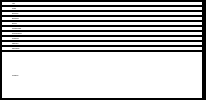
           <widget class="QFrame" name="frame">
            <property name="sizePolicy">
             <sizepolicy hsizetype="Preferred" vsizetype="Maximum">
              <horstretch>0</horstretch>
              <verstretch>0</verstretch>
             </sizepolicy>
            </property>
            <property name="styleSheet">
             <string notr="true">background-color: black;</string>
            </property>
            <property name="frameShape">
             <enum>QFrame::StyledPanel</enum>
            </property>
            <property name="frameShadow">
             <enum>QFrame::Raised</enum>
            </property>
            <layout class="QGridLayout" name="gridLayout_2">
             <property name="leftMargin">
              <number>1</number>
             </property>
             <property name="topMargin">
              <number>1</number>
             </property>
             <property name="rightMargin">
              <number>1</number>
             </property>
             <property name="bottomMargin">
              <number>1</number>
             </property>
             <property name="spacing">
              <number>2</number>
             </property>
             <item row="6" column="1">
              <widget class="EditableLine" name="Address" native="true">
               <property name="styleSheet">
                <string notr="true">background-color: white; padding-left: 10px;</string>
               </property>
              </widget>
             </item>
             <item row="8" column="1">
              <widget class="EditableLine" name="MaritialStatus" native="true">
               <property name="styleSheet">
                <string notr="true">background-color: white; padding-left: 10px;</string>
               </property>
              </widget>
             </item>
             <item row="7" column="0">
              <widget class="QLabel" name="TownZipLabel">
               <property name="sizePolicy">
                <sizepolicy hsizetype="Minimum" vsizetype="Minimum">
                 <horstretch>0</horstretch>
                 <verstretch>0</verstretch>
                </sizepolicy>
               </property>
               <property name="minimumSize">
                <size>
                 <width>200</width>
                 <height>0</height>
                </size>
               </property>
               <property name="font">
                <font>
                 <family>Times New Roman,Times,serif</family>
                 <pointsize>-1</pointsize>
                </font>
               </property>
               <property name="styleSheet">
                <string notr="true">background-color: white; padding: 0 10px;</string>
               </property>
               <property name="text">
                <string>Postletzahl/Ort</string>
               </property>
               <property name="alignment">
                <set>Qt::AlignLeading|Qt::AlignLeft|Qt::AlignVCenter</set>
               </property>
              </widget>
             </item>
             <item row="8" column="0">
              <widget class="QLabel" name="MaritialStatusLabel">
               <property name="sizePolicy">
                <sizepolicy hsizetype="Minimum" vsizetype="Minimum">
                 <horstretch>0</horstretch>
                 <verstretch>0</verstretch>
                </sizepolicy>
               </property>
               <property name="minimumSize">
                <size>
                 <width>200</width>
                 <height>0</height>
                </size>
               </property>
               <property name="font">
                <font>
                 <family>Times New Roman,Times,serif</family>
                 <pointsize>-1</pointsize>
                </font>
               </property>
               <property name="styleSheet">
                <string notr="true">background-color: white; padding: 0 10px;</string>
               </property>
               <property name="text">
                <string>Familienstand</string>
               </property>
               <property name="alignment">
                <set>Qt::AlignLeading|Qt::AlignLeft|Qt::AlignVCenter</set>
               </property>
              </widget>
             </item>
             <item row="2" column="1">
              <widget class="EditableLine" name="Birthname" native="true">
               <property name="styleSheet">
                <string notr="true">background-color: white; padding-left: 10px;</string>
               </property>
              </widget>
             </item>
             <item row="0" column="0">
              <widget class="QLabel" name="NameLabel">
               <property name="sizePolicy">
                <sizepolicy hsizetype="Minimum" vsizetype="Minimum">
                 <horstretch>0</horstretch>
                 <verstretch>0</verstretch>
                </sizepolicy>
               </property>
               <property name="minimumSize">
                <size>
                 <width>200</width>
                 <height>0</height>
                </size>
               </property>
               <property name="font">
                <font>
                 <family>Times New Roman,Times,serif</family>
                 <pointsize>-1</pointsize>
                </font>
               </property>
               <property name="styleSheet">
                <string notr="true">background-color: white; padding: 0 10px;</string>
               </property>
               <property name="text">
                <string>Name</string>
               </property>
               <property name="alignment">
                <set>Qt::AlignLeading|Qt::AlignLeft|Qt::AlignVCenter</set>
               </property>
              </widget>
             </item>
             <item row="9" column="1">
              <widget class="EditableLine" name="Phone" native="true">
               <property name="styleSheet">
                <string notr="true">background-color: white; padding-left: 10px;</string>
               </property>
              </widget>
             </item>
             <item row="4" column="0">
              <widget class="QLabel" name="PlaceOfBirthLabel">
               <property name="sizePolicy">
                <sizepolicy hsizetype="Minimum" vsizetype="Minimum">
                 <horstretch>0</horstretch>
                 <verstretch>0</verstretch>
                </sizepolicy>
               </property>
               <property name="minimumSize">
                <size>
                 <width>200</width>
                 <height>0</height>
                </size>
               </property>
               <property name="font">
                <font>
                 <family>Times New Roman,Times,serif</family>
                 <pointsize>-1</pointsize>
                </font>
               </property>
               <property name="styleSheet">
                <string notr="true">background-color: white; padding: 0 10px;</string>
               </property>
               <property name="text">
                <string>Geburtsort</string>
               </property>
               <property name="alignment">
                <set>Qt::AlignLeading|Qt::AlignLeft|Qt::AlignVCenter</set>
               </property>
              </widget>
             </item>
             <item row="9" column="0">
              <widget class="QLabel" name="PhoneLabel">
               <property name="sizePolicy">
                <sizepolicy hsizetype="Minimum" vsizetype="Minimum">
                 <horstretch>0</horstretch>
                 <verstretch>0</verstretch>
                </sizepolicy>
               </property>
               <property name="minimumSize">
                <size>
                 <width>200</width>
                 <height>0</height>
                </size>
               </property>
               <property name="font">
                <font>
                 <family>Times New Roman,Times,serif</family>
                 <pointsize>-1</pointsize>
                </font>
               </property>
               <property name="styleSheet">
                <string notr="true">background-color: white; padding: 0 10px;</string>
               </property>
               <property name="text">
                <string>Telefonnummer</string>
               </property>
               <property name="alignment">
                <set>Qt::AlignLeading|Qt::AlignLeft|Qt::AlignVCenter</set>
               </property>
              </widget>
             </item>
             <item row="4" column="1">
              <widget class="EditableLine" name="PlaceOfBirth" native="true">
               <property name="styleSheet">
                <string notr="true">background-color: white; padding-left: 10px;</string>
               </property>
              </widget>
             </item>
             <item row="1" column="0">
              <widget class="QLabel" name="SurnameLabel">
               <property name="sizePolicy">
                <sizepolicy hsizetype="Minimum" vsizetype="Minimum">
                 <horstretch>0</horstretch>
                 <verstretch>0</verstretch>
                </sizepolicy>
               </property>
               <property name="minimumSize">
                <size>
                 <width>200</width>
                 <height>0</height>
                </size>
               </property>
               <property name="font">
                <font>
                 <family>Times New Roman,Times,serif</family>
                 <pointsize>-1</pointsize>
                </font>
               </property>
               <property name="styleSheet">
                <string notr="true">background-color: white; padding: 0 10px;</string>
               </property>
               <property name="text">
                <string>Vorname</string>
               </property>
               <property name="alignment">
                <set>Qt::AlignLeading|Qt::AlignLeft|Qt::AlignVCenter</set>
               </property>
              </widget>
             </item>
             <item row="0" column="1">
              <widget class="EditableLine" name="Surname" native="true">
               <property name="sizePolicy">
                <sizepolicy hsizetype="Minimum" vsizetype="Preferred">
                 <horstretch>0</horstretch>
                 <verstretch>0</verstretch>
                </sizepolicy>
               </property>
               <property name="styleSheet">
                <string notr="true">background-color: white; padding-left: 10px;</string>
               </property>
              </widget>
             </item>
             <item row="5" column="0">
              <widget class="QLabel" name="CitizenshipLabel">
               <property name="sizePolicy">
                <sizepolicy hsizetype="Minimum" vsizetype="Minimum">
                 <horstretch>0</horstretch>
                 <verstretch>0</verstretch>
                </sizepolicy>
               </property>
               <property name="minimumSize">
                <size>
                 <width>200</width>
                 <height>0</height>
                </size>
               </property>
               <property name="font">
                <font>
                 <family>Times New Roman,Times,serif</family>
                 <pointsize>-1</pointsize>
                </font>
               </property>
               <property name="styleSheet">
                <string notr="true">background-color: white; padding: 0 10px;</string>
               </property>
               <property name="text">
                <string>Staatsangehörigkeit</string>
               </property>
               <property name="alignment">
                <set>Qt::AlignLeading|Qt::AlignLeft|Qt::AlignVCenter</set>
               </property>
              </widget>
             </item>
             <item row="7" column="1">
              <widget class="EditableLine" name="TownZip" native="true">
               <property name="styleSheet">
                <string notr="true">background-color: white; padding-left: 10px;</string>
               </property>
              </widget>
             </item>
             <item row="3" column="0">
              <widget class="QLabel" name="BirthDateLabel">
               <property name="sizePolicy">
                <sizepolicy hsizetype="Minimum" vsizetype="Minimum">
                 <horstretch>0</horstretch>
                 <verstretch>0</verstretch>
                </sizepolicy>
               </property>
               <property name="minimumSize">
                <size>
                 <width>200</width>
                 <height>0</height>
                </size>
               </property>
               <property name="font">
                <font>
                 <family>Times New Roman,Times,serif</family>
                 <pointsize>-1</pointsize>
                </font>
               </property>
               <property name="styleSheet">
                <string notr="true">background-color: white; padding: 0 10px;</string>
               </property>
               <property name="text">
                <string>Geburtsdatum</string>
               </property>
               <property name="alignment">
                <set>Qt::AlignLeading|Qt::AlignLeft|Qt::AlignVCenter</set>
               </property>
              </widget>
             </item>
             <item row="5" column="1">
              <widget class="EditableLine" name="Citizenship" native="true">
               <property name="styleSheet">
                <string notr="true">background-color: white; padding-left: 10px;</string>
               </property>
              </widget>
             </item>
             <item row="2" column="0">
              <widget class="QLabel" name="BirthnameLabel">
               <property name="sizePolicy">
                <sizepolicy hsizetype="Minimum" vsizetype="Minimum">
                 <horstretch>0</horstretch>
                 <verstretch>0</verstretch>
                </sizepolicy>
               </property>
               <property name="minimumSize">
                <size>
                 <width>200</width>
                 <height>0</height>
                </size>
               </property>
               <property name="font">
                <font>
                 <family>Times New Roman,Times,serif</family>
                 <pointsize>-1</pointsize>
                </font>
               </property>
               <property name="styleSheet">
                <string notr="true">background-color: white; padding: 0 10px;</string>
               </property>
               <property name="text">
                <string>Geburtsname</string>
               </property>
               <property name="alignment">
                <set>Qt::AlignLeading|Qt::AlignLeft|Qt::AlignVCenter</set>
               </property>
              </widget>
             </item>
             <item row="10" column="0">
              <widget class="QLabel" name="EMailLabel">
               <property name="sizePolicy">
                <sizepolicy hsizetype="Minimum" vsizetype="Minimum">
                 <horstretch>0</horstretch>
                 <verstretch>0</verstretch>
                </sizepolicy>
               </property>
               <property name="minimumSize">
                <size>
                 <width>200</width>
                 <height>0</height>
                </size>
               </property>
               <property name="font">
                <font>
                 <family>Times New Roman,Times,serif</family>
                 <pointsize>-1</pointsize>
                </font>
               </property>
               <property name="styleSheet">
                <string notr="true">background-color: white; padding: 0 10px;</string>
               </property>
               <property name="text">
                <string>E-Mailadresse</string>
               </property>
               <property name="alignment">
                <set>Qt::AlignLeading|Qt::AlignLeft|Qt::AlignVCenter</set>
               </property>
              </widget>
             </item>
             <item row="6" column="0">
              <widget class="QLabel" name="AddressLabel">
               <property name="sizePolicy">
                <sizepolicy hsizetype="Minimum" vsizetype="Minimum">
                 <horstretch>0</horstretch>
                 <verstretch>0</verstretch>
                </sizepolicy>
               </property>
               <property name="minimumSize">
                <size>
                 <width>200</width>
                 <height>0</height>
                </size>
               </property>
               <property name="font">
                <font>
                 <family>Times New Roman,Times,serif</family>
                 <pointsize>-1</pointsize>
                </font>
               </property>
               <property name="styleSheet">
                <string notr="true">background-color: white; padding: 0 10px;</string>
               </property>
               <property name="text">
                <string>Straße/Hausnummer</string>
               </property>
               <property name="alignment">
                <set>Qt::AlignLeading|Qt::AlignLeft|Qt::AlignVCenter</set>
               </property>
              </widget>
             </item>
             <item row="10" column="1">
              <widget class="EditableLine" name="EMail" native="true">
               <property name="sizePolicy">
                <sizepolicy hsizetype="MinimumExpanding" vsizetype="MinimumExpanding">
                 <horstretch>0</horstretch>
                 <verstretch>0</verstretch>
                </sizepolicy>
               </property>
               <property name="styleSheet">
                <string notr="true">background-color: white; padding-left: 10px;</string>
               </property>
              </widget>
             </item>
             <item row="3" column="1">
              <widget class="EditableLine" name="BirthDate" native="true">
               <property name="styleSheet">
                <string notr="true">background-color: white; padding-left: 10px;</string>
               </property>
              </widget>
             </item>
             <item row="1" column="1">
              <widget class="EditableLine" name="Name" native="true">
               <property name="styleSheet">
                <string notr="true">background-color: white; padding-left: 10px;</string>
               </property>
              </widget>
             </item>
            </layout>
           </widget>
